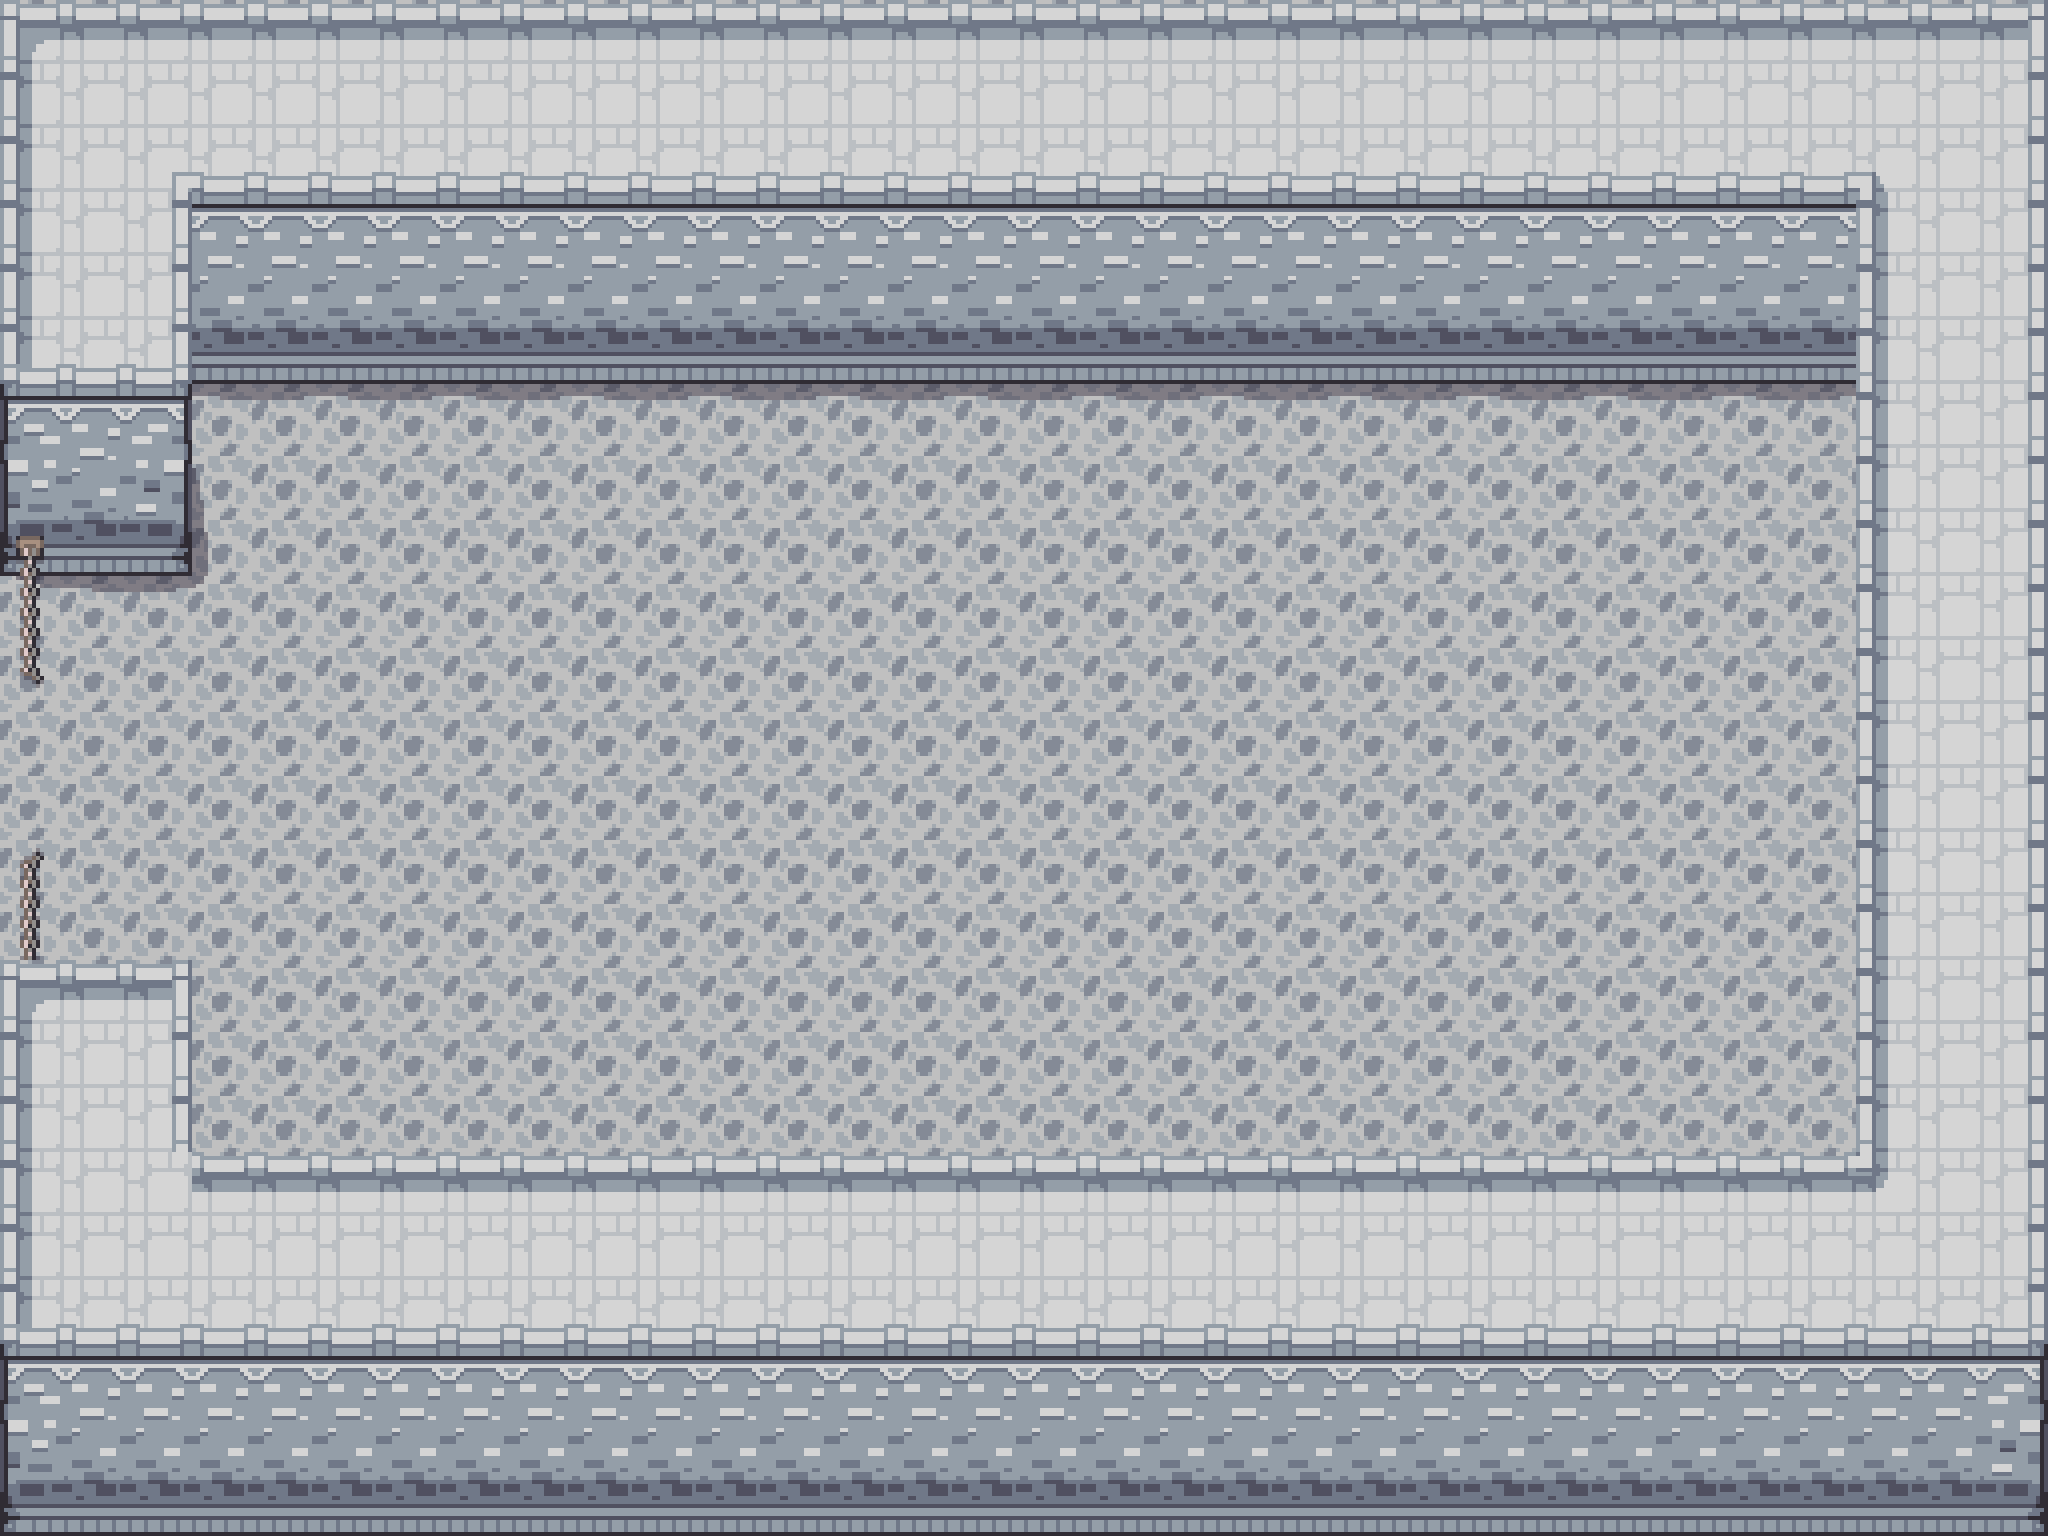

This game map was drawn from its Tiled (.tmx) file and the tilesets committed beside it. A one-line description and the trimmed map source follow:
An orthogonal 32x24 tile map with 64x64 px tiles, 3 tile layers (Tile Layer 1, Tile Layer 2, Tile Layer 3) and 10 objects (7x barrier, shift, checkpoint, boss).

<map version="1.2" tiledversion="1.3.5" orientation="orthogonal" renderorder="right-down" width="32" height="24" tilewidth="64" tileheight="64" infinite="0" nextlayerid="5" nextobjectid="16">
 <tileset firstgid="1" name="tiles" tilewidth="64" tileheight="64" tilecount="1440" columns="40">
  <image source="overworldx4.png" width="2560" height="2304" />
 </tileset>
 <layer id="1" name="Tile Layer 1" width="32" height="24">
  <data>[768 cells, 768 non-empty, 1 distinct tile ids]</data>
 </layer>
 <layer id="2" name="Tile Layer 2" width="32" height="24">
  <data>[768 cells, 470 non-empty, 27 distinct tile ids]</data>
 </layer>
 <layer id="4" name="Tile Layer 3" width="32" height="24">
  <data>[768 cells, 5 non-empty, 3 distinct tile ids]</data>
 </layer>
 <objectgroup id="3" name="Object Layer 1">
  <object id="5" name="barrier" x="0" y="0" width="192" height="576" />
  <object id="6" name="barrier" x="192" y="0" width="1664" height="384" />
  <object id="7" name="barrier" x="1856" y="0" width="192" height="1536" />
  <object id="8" name="barrier" x="192" y="1152" width="1664" height="384" />
  <object id="9" name="barrier" x="0" y="960" width="192" height="576" />
  <object id="10" name="barrier" x="19" y="576" width="21" height="108" />
  <object id="11" name="barrier" x="19" y="852" width="21" height="108" />
  <object id="12" name="shift" x="0" y="685" width="14" height="167">
   <properties>
    <property name="fromlvl" type="int" value="5" />
    <property name="newn" type="int" value="9" />
    <property name="tolvl" type="int" value="3" />
   </properties>
  </object>
  <object id="13" name="checkpoint" x="23" y="734" width="64" height="64">
   <properties>
    <property name="n" type="int" value="5" />
   </properties>
  </object>
  <object id="14" name="boss" x="1280" y="704" width="127" height="127" />
 </objectgroup>
</map>